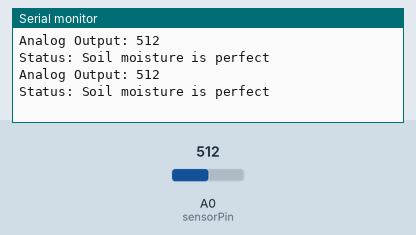
The sketch below on a simulated Arduino Uno, built with avr-gcc and run on an emulated ATmega328P. On the bench: the last lines printed to the serial monitor. The test bench sets the inputs (shaded band); at power-on: A0 (sensorPin) = 512.

Above: at 1.8 s.
1.9 s: A0 (sensorPin) set to 483
At 2.6 s:
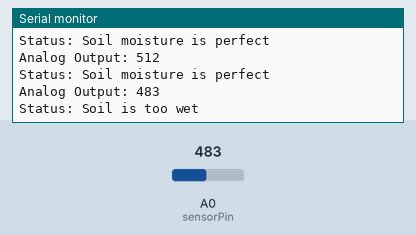
4.5 s: A0 (sensorPin) set to 900
At 5.9 s:
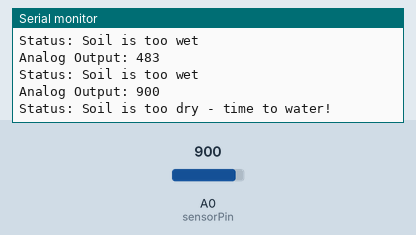
Timing chart, 0 to 7.5 s (numbered marks = the images above; inputs shaded):
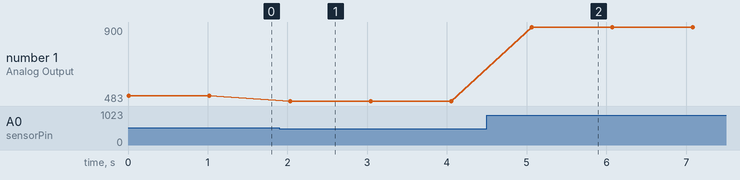

Measured:
- the behaviour switches between 500 and 499 on A0 (sensorPin) (found by bisection; images 0 and 1)
- after the input at 1.9 s, the serial monitor: prints a new line after 0.13 s (image 1)
- after the input at 4.5 s, the serial monitor: prints a new line after 0.56 s (image 2)
- plotted number 1: 512 → 483 after the input at 1.9 s, 483 → 900 after the input at 4.5 s

The sketch:

Experiment_13_Code_With_Value_Checking.ino
```cpp
#define soilWet 500
#define soilDry 750

#define sensorPower 7
#define sensorPin A0

void setup()
{
  pinMode(sensorPower, OUTPUT);
  digitalWrite(sensorPower, LOW);

  Serial.begin(9600);
}

int readSensor()
{
  digitalWrite(sensorPower, HIGH);

  delay(10);

  int val = analogRead(sensorPin);

  digitalWrite(sensorPower, LOW);

  return val;

}

void loop()
{
  int moisture = readSensor();
  Serial.print("Analog Output: ");
  Serial.println(moisture);

  if (moisture < soilWet)
  {
    Serial.println("Status: Soil is too wet");
  }

  else if (moisture >= soilWet && moisture < soilDry)
  {
    Serial.println("Status: Soil moisture is perfect");
  }

  else
  {
    Serial.println("Status: Soil is too dry - time to water!");
  }

  delay(1000);

  Serial.println();
}
```
